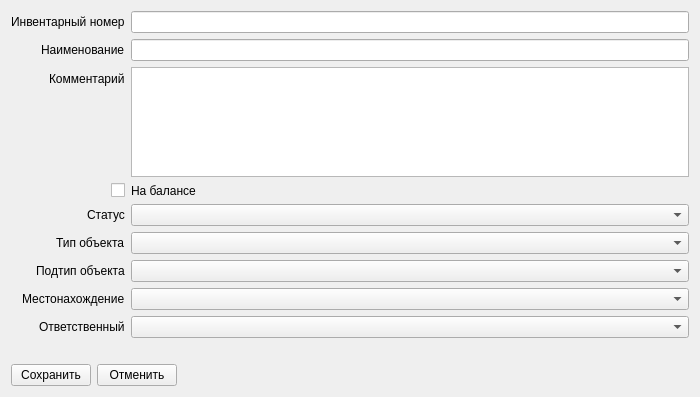
<?xml version="1.0" encoding="UTF-8"?>
<ui version="4.0">
 <class>EditForm</class>
 <widget class="QWidget" name="EditForm">
  <property name="windowModality">
   <enum>Qt::ApplicationModal</enum>
  </property>
  <property name="geometry">
   <rect>
    <x>0</x>
    <y>0</y>
    <width>700</width>
    <height>397</height>
   </rect>
  </property>
  <property name="sizePolicy">
   <sizepolicy hsizetype="Fixed" vsizetype="Minimum">
    <horstretch>0</horstretch>
    <verstretch>0</verstretch>
   </sizepolicy>
  </property>
  <property name="windowTitle">
   <string>Form</string>
  </property>
  <layout class="QVBoxLayout" name="verticalLayout">
   <item>
    <layout class="QFormLayout" name="formLayout">
     <property name="labelAlignment">
      <set>Qt::AlignRight|Qt::AlignTrailing|Qt::AlignVCenter</set>
     </property>
     <item row="0" column="0">
      <widget class="QLabel" name="label_2">
       <property name="text">
        <string>Инвентарный номер</string>
       </property>
      </widget>
     </item>
     <item row="0" column="1">
      <widget class="QLineEdit" name="lineEdit_inv_number"/>
     </item>
     <item row="1" column="1">
      <widget class="QLineEdit" name="lineEdit_name"/>
     </item>
     <item row="1" column="0">
      <widget class="QLabel" name="label">
       <property name="text">
        <string>Наименование</string>
       </property>
      </widget>
     </item>
     <item row="2" column="0">
      <widget class="QLabel" name="label_3">
       <property name="text">
        <string>Комментарий</string>
       </property>
      </widget>
     </item>
     <item row="2" column="1">
      <widget class="QTextEdit" name="textEdit_comments">
       <property name="sizePolicy">
        <sizepolicy hsizetype="Expanding" vsizetype="Minimum">
         <horstretch>0</horstretch>
         <verstretch>0</verstretch>
        </sizepolicy>
       </property>
       <property name="minimumSize">
        <size>
         <width>0</width>
         <height>22</height>
        </size>
       </property>
       <property name="maximumSize">
        <size>
         <width>16777215</width>
         <height>110</height>
        </size>
       </property>
       <property name="sizeIncrement">
        <size>
         <width>0</width>
         <height>22</height>
        </size>
       </property>
      </widget>
     </item>
     <item row="3" column="0">
      <widget class="QCheckBox" name="checkBox_on_balance">
       <property name="text">
        <string/>
       </property>
      </widget>
     </item>
     <item row="3" column="1">
      <widget class="QLabel" name="label_4">
       <property name="text">
        <string>На балансе</string>
       </property>
      </widget>
     </item>
     <item row="4" column="0">
      <widget class="QLabel" name="label_5">
       <property name="text">
        <string>Статус</string>
       </property>
      </widget>
     </item>
     <item row="4" column="1">
      <widget class="QComboBox" name="comboBox_status">
       <property name="modelColumn">
        <number>5</number>
       </property>
      </widget>
     </item>
     <item row="5" column="0">
      <widget class="QLabel" name="label_6">
       <property name="text">
        <string>Тип объекта</string>
       </property>
      </widget>
     </item>
     <item row="5" column="1">
      <widget class="QComboBox" name="comboBox_type">
       <property name="modelColumn">
        <number>6</number>
       </property>
      </widget>
     </item>
     <item row="6" column="1">
      <widget class="QComboBox" name="comboBox_subtype">
       <property name="modelColumn">
        <number>7</number>
       </property>
      </widget>
     </item>
     <item row="6" column="0">
      <widget class="QLabel" name="label_7">
       <property name="text">
        <string>Подтип объекта</string>
       </property>
      </widget>
     </item>
     <item row="7" column="0">
      <widget class="QLabel" name="label_8">
       <property name="text">
        <string>Местонахождение</string>
       </property>
      </widget>
     </item>
     <item row="7" column="1">
      <widget class="QComboBox" name="comboBox_location">
       <property name="modelColumn">
        <number>8</number>
       </property>
      </widget>
     </item>
     <item row="8" column="0">
      <widget class="QLabel" name="label_9">
       <property name="text">
        <string>Ответственный</string>
       </property>
      </widget>
     </item>
     <item row="8" column="1">
      <widget class="QComboBox" name="comboBox_responsible">
       <property name="modelColumn">
        <number>9</number>
       </property>
      </widget>
     </item>
    </layout>
   </item>
   <item>
    <layout class="QHBoxLayout" name="horizontalLayout">
     <item>
      <widget class="QPushButton" name="pushBtn_save">
       <property name="text">
        <string>Сохранить</string>
       </property>
      </widget>
     </item>
     <item>
      <widget class="QPushButton" name="pushBtn_cancel">
       <property name="text">
        <string>Отменить</string>
       </property>
      </widget>
     </item>
     <item>
      <spacer name="horizontalSpacer">
       <property name="orientation">
        <enum>Qt::Horizontal</enum>
       </property>
       <property name="sizeType">
        <enum>QSizePolicy::Expanding</enum>
       </property>
       <property name="sizeHint" stdset="0">
        <size>
         <width>40</width>
         <height>20</height>
        </size>
       </property>
      </spacer>
     </item>
    </layout>
   </item>
  </layout>
 </widget>
 <resources/>
 <connections/>
</ui>
